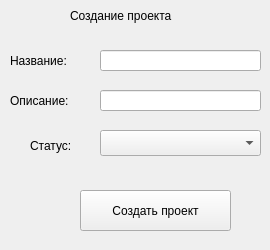
<?xml version="1.0" encoding="UTF-8"?>
<ui version="4.0">
 <class>Form</class>
 <widget class="QWidget" name="Form">
  <property name="geometry">
   <rect>
    <x>0</x>
    <y>0</y>
    <width>270</width>
    <height>250</height>
   </rect>
  </property>
  <property name="minimumSize">
   <size>
    <width>270</width>
    <height>250</height>
   </size>
  </property>
  <property name="maximumSize">
   <size>
    <width>270</width>
    <height>250</height>
   </size>
  </property>
  <property name="windowTitle">
   <string>Создание проекта</string>
  </property>
  <widget class="QLabel" name="label_info">
   <property name="geometry">
    <rect>
     <x>70</x>
     <y>0</y>
     <width>161</width>
     <height>31</height>
    </rect>
   </property>
   <property name="text">
    <string>Создание проекта</string>
   </property>
  </widget>
  <widget class="QLabel" name="label_name">
   <property name="geometry">
    <rect>
     <x>10</x>
     <y>50</y>
     <width>91</width>
     <height>21</height>
    </rect>
   </property>
   <property name="text">
    <string>Название:</string>
   </property>
  </widget>
  <widget class="QLineEdit" name="lineEdit_name">
   <property name="geometry">
    <rect>
     <x>100</x>
     <y>50</y>
     <width>161</width>
     <height>21</height>
    </rect>
   </property>
  </widget>
  <widget class="QLabel" name="label_name_2">
   <property name="geometry">
    <rect>
     <x>10</x>
     <y>90</y>
     <width>91</width>
     <height>21</height>
    </rect>
   </property>
   <property name="text">
    <string>Описание:</string>
   </property>
  </widget>
  <widget class="QLineEdit" name="lineEdit_description">
   <property name="geometry">
    <rect>
     <x>100</x>
     <y>90</y>
     <width>161</width>
     <height>21</height>
    </rect>
   </property>
  </widget>
  <widget class="QPushButton" name="pushButton_create_project">
   <property name="geometry">
    <rect>
     <x>80</x>
     <y>190</y>
     <width>151</width>
     <height>41</height>
    </rect>
   </property>
   <property name="text">
    <string>Создать проект</string>
   </property>
  </widget>
  <widget class="QComboBox" name="comboBox_status">
   <property name="geometry">
    <rect>
     <x>100</x>
     <y>130</y>
     <width>161</width>
     <height>26</height>
    </rect>
   </property>
  </widget>
  <widget class="QLabel" name="label_name_3">
   <property name="geometry">
    <rect>
     <x>30</x>
     <y>130</y>
     <width>71</width>
     <height>31</height>
    </rect>
   </property>
   <property name="text">
    <string>Статус:</string>
   </property>
  </widget>
 </widget>
 <resources/>
 <connections/>
</ui>
